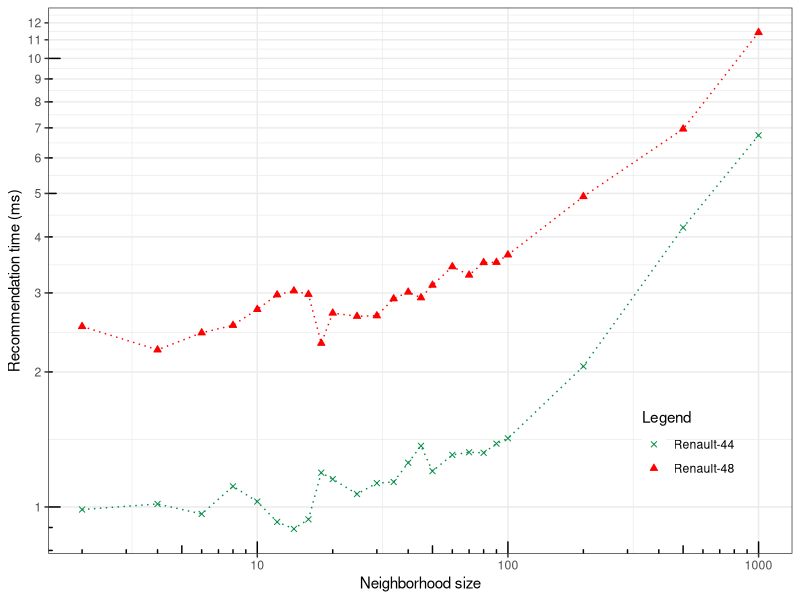

Recreate this plot in R.
library(ggplot2)

results = matrix(c(2,986892,2526180.094274525,
                   4,1015475, 2240192.44529634,
                   6,964914.4932906434,2445243.6586526628,
                   8,1111862.132537843,2540669.311709367,
                   10,1028205.6994269764,2757396.609591886,
                   12,926182.1555663834,2971264.324928628,
                   14,893471.1746738316,3033164.07017252,
                   16,938531.1394547053,2978603.271048681,
                   18,1192592.676304674,2317306.6108055227,
                   20,1153651.3162573935, 2705492.3655154803,
                   25,1068628.5126501727, 2661228.4106353982,
                   30,1130136.3507894445,2668497.130086046,
                   35,1136854.8436327977,2912170.044017031,
                   40,1254630.6057572889,3013268.09243484,
                   45,1368308.7154771714,2926938.917735713,
                   50,1201938.2669539982,3122400.001615106,
                   60,1306453.487766376,3433712.878661677,
                   70, 1324224.627348659,3288484.5544713833,
                   80,1320461.8101259791, 3507345.120493084,
                   90,1384108.9532896597,3510462.6219105325,
                   100,1422389.9799610812,3647727.520040393,
                   200,2058402.739597039,4920816.5588106355,
                   500,4195950.1699826615, 6959979.17960059,
                   1000,6738947.915202341,1.1425094038083438E7
),
ncol=3,byrow=TRUE)

index = results[,1]
temps = results[,2]/1000000.
temps2 = results[,3]/1000000.


(ggplot(NULL, aes(index))  + scale_y_log10(breaks = round(seq(0, 100, by = 1),1)) + scale_x_log10() + annotation_logticks(sides="lb") +
    ylab("Recommendation time (ms)") + xlab("Neighborhood size") + theme_bw() #+ theme(legend.position="bottom")
  #  +geom_line(aes(y=precision), colour="springgreen4", linetype = "solid") + geom_point(aes(y=precision), colour="springgreen4", fill="springgreen4") 
  +geom_line(aes(y=temps, colour="Renault-44"), colour="springgreen4", linetype = "dotted") + geom_point(aes(y=temps, shape="Renault-44"), colour="springgreen4", fill="springgreen4") 
  +geom_line(aes(y=temps2, colour="Renault-48"), colour="red", linetype = "dotted") + geom_point(aes(y=temps2, shape="Renault-48"), colour="red", fill="red") 
  #  +geom_line(aes(y=precision3, colour="Renault-44 reduced"), colour="blue", linetype = "dotted") + geom_point(aes(y=precision3, shape="Renault-44 reduced"), colour="blue", fill="blue") 
  #  +geom_line(aes(y=precision4, colour="Renault-48 reduced"), colour="black", linetype = "dotted") + geom_point(aes(y=precision4, shape="Renault-48 reduced"), colour="black", fill="black") 
  #  +geom_line(aes(y=precision5, colour="Renault-48 reduced"), colour="black", linetype = "dotted") + geom_point(aes(y=precision5, shape="Renault-48 reduced"), colour="black", fill="black") 
  #  +geom_line(aes(y=drc, colour="DRC"), colour="blue", linetype = "dotted") + geom_point(aes(y=drc, shape="DRC"), colour="blue", fill="blue") 
  #  +geom_line(aes(y=oracle, colour="Oracle"), colour="black", linetype = "dotted") + geom_point(aes(y=oracle, shape="Oracle"), colour="black", fill="black") 
  + theme(legend.position=c(0.86,0.2), legend.background = element_rect(fill=alpha('blue', 0)))
  + scale_colour_manual(name = 'Legend', guide = 'legend',
                        limits = c(NULL
                                   ,'Renault-44' #jointree
                                   ,'Renault-48'
                        ),
                        values =c(NULL
                                  ,'Renault-44'='springgreen4' #jointree
                                  ,'Renault-48'='red'
                        ))
  + scale_shape_manual(name = 'Legend', guide = 'legend',
                       limits = c(NULL
                                  ,'Renault-44' #jointree
                                  ,'Renault-48'
                       ),
                       values =c(NULL
                                 ,'Renault-44'=4 #jointree
                                 ,'Renault-48'=24
                       ))
  
  + guides(shape = guide_legend(override.aes = list(colour = c(NULL
                                                               ,'Renault-44'='springgreen4' #jointree
                                                               ,'Renault-48'='red'
  ),
  fill = c(NULL
           ,'Renault-44'='springgreen4' #jointree
           ,'Renault-48'='red'
           #            ,'Renault-44 reduced'='blue'
           #            ,'Renault-48 reduced'='black'
  ))))
)
